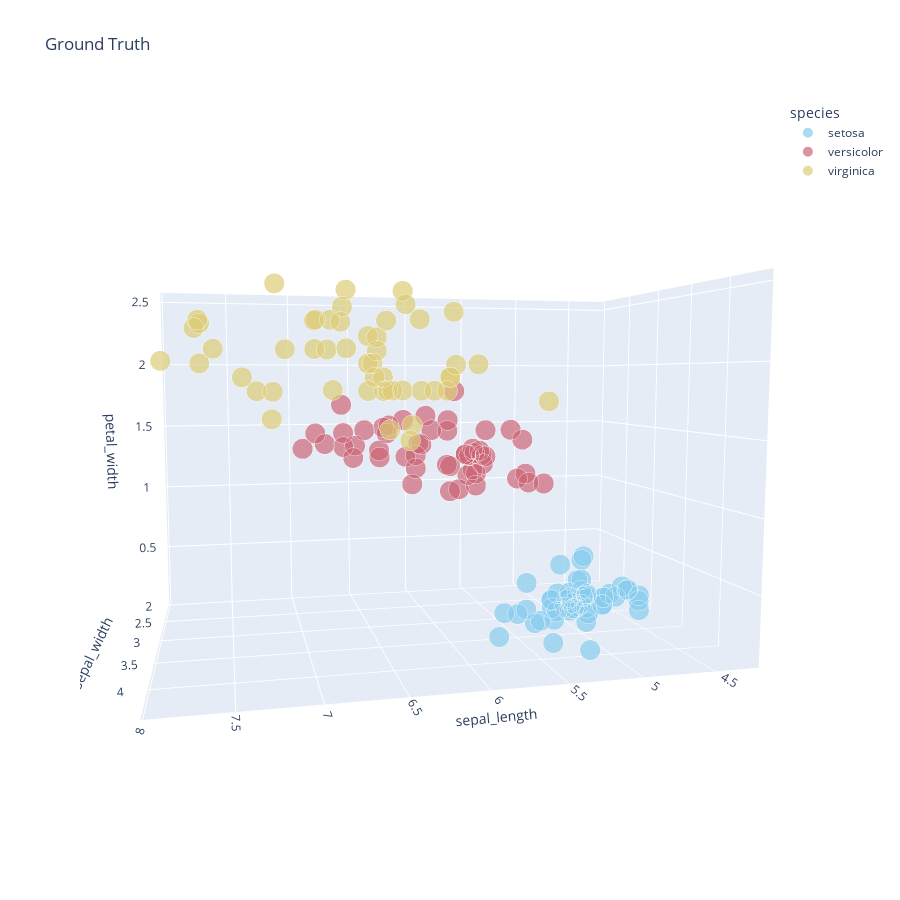

The notebook cell saved with this chart:
### Code cell
import plotly.express as px
fig = px.scatter_3d(iris_dataframe, 
                    x='sepal_length', 
                    y='sepal_width', 
                    z='petal_width',
                    color='species', 
                    title="Ground Truth",
                    width=900, 
                    height=900, 
                    opacity=0.7, 
                    size="size",
                    color_discrete_sequence=px.colors.qualitative.Safe)
fig.show()

### Figure 1 — Plotly figure (JSON) as saved in the notebook; plotly's stock layout.template omitted (floating-point values rounded to 4 significant figures)
{"data": [{"hovertemplate": "species=setosa<br>sepal_length=%{x}<br>sepal_width=%{y}<br>petal_width=%{z}<br>size=%{marker.size}<extra></extra>", "legendgroup": "setosa", "marker": {"color": "rgb(136, 204, 238)", "opacity": 0.7, "size": [2, 2, 2, 2, 2, 2, 2, 2, 2, 2, 2, 2, 2, 2, 2, 2, 2, 2, 2, 2, 2, 2, 2, 2, 2, 2, 2, 2, 2, 2, 2, 2, 2, 2, 2, 2, 2, 2, 2, 2, 2, 2, 2, 2, 2, 2, 2, 2, 2, 2], "sizemode": "area", "sizeref": 0.005, "symbol": "circle"}, "mode": "markers", "name": "setosa", "scene": "scene", "showlegend": true, "type": "scatter3d", "x": [5.1, 4.9, 4.7, 4.6, 5, 5.4, 4.6, 5, 4.4, 4.9, 5.4, 4.8, 4.8, 4.3, 5.8, 5.7, 5.4, 5.1, 5.7, 5.1, 5.4, 5.1, 4.6, 5.1, 4.8, 5, 5, 5.2, 5.2, 4.7, 4.8, 5.4, 5.2, 5.5, 4.9, 5, 5.5, 4.9, 4.4, 5.1, 5, 4.5, 4.4, 5, 5.1, 4.8, 5.1, 4.6, 5.3, 5], "y": [3.5, 3, 3.2, 3.1, 3.6, 3.9, 3.4, 3.4, 2.9, 3.1, 3.7, 3.4, 3, 3, 4, 4.4, 3.9, 3.5, 3.8, 3.8, 3.4, 3.7, 3.6, 3.3, 3.4, 3, 3.4, 3.5, 3.4, 3.2, 3.1, 3.4, 4.1, 4.2, 3.1, 3.2, 3.5, 3.1, 3, 3.4, 3.5, 2.3, 3.2, 3.5, 3.8, 3, 3.8, 3.2, 3.7, 3.3], "z": [0.2, 0.2, 0.2, 0.2, 0.2, 0.4, 0.3, 0.2, 0.2, 0.1, 0.2, 0.2, 0.1, 0.1, 0.2, 0.4, 0.4, 0.3, 0.3, 0.3, 0.2, 0.4, 0.2, 0.5, 0.2, 0.2, 0.4, 0.2, 0.2, 0.2, 0.2, 0.4, 0.1, 0.2, 0.1, 0.2, 0.2, 0.1, 0.2, 0.2, 0.3, 0.3, 0.2, 0.6, 0.4, 0.3, 0.2, 0.2, 0.2, 0.2]}, {"hovertemplate": "species=versicolor<br>sepal_length=%{x}<br>sepal_width=%{y}<br>petal_width=%{z}<br>size=%{marker.size}<extra></extra>", "legendgroup": "versicolor", "marker": {"color": "rgb(204, 102, 119)", "opacity": 0.7, "size": [2, 2, 2, 2, 2, 2, 2, 2, 2, 2, 2, 2, 2, 2, 2, 2, 2, 2, 2, 2, 2, 2, 2, 2, 2, 2, 2, 2, 2, 2, 2, 2, 2, 2, 2, 2, 2, 2, 2, 2, 2, 2, 2, 2, 2, 2, 2, 2, 2, 2], "sizemode": "area", "sizeref": 0.005, "symbol": "circle"}, "mode": "markers", "name": "versicolor", "scene": "scene", "showlegend": true, "type": "scatter3d", "x": [7, 6.4, 6.9, 5.5, 6.5, 5.7, 6.3, 4.9, 6.6, 5.2, 5, 5.9, 6, 6.1, 5.6, 6.7, 5.6, 5.8, 6.2, 5.6, 5.9, 6.1, 6.3, 6.1, 6.4, 6.6, 6.8, 6.7, 6, 5.7, 5.5, 5.5, 5.8, 6, 5.4, 6, 6.7, 6.3, 5.6, 5.5, 5.5, 6.1, 5.8, 5, 5.6, 5.7, 5.7, 6.2, 5.1, 5.7], "y": [3.2, 3.2, 3.1, 2.3, 2.8, 2.8, 3.3, 2.4, 2.9, 2.7, 2, 3, 2.2, 2.9, 2.9, 3.1, 3, 2.7, 2.2, 2.5, 3.2, 2.8, 2.5, 2.8, 2.9, 3, 2.8, 3, 2.9, 2.6, 2.4, 2.4, 2.7, 2.7, 3, 3.4, 3.1, 2.3, 3, 2.5, 2.6, 3, 2.6, 2.3, 2.7, 3, 2.9, 2.9, 2.5, 2.8], "z": [1.4, 1.5, 1.5, 1.3, 1.5, 1.3, 1.6, 1, 1.3, 1.4, 1, 1.5, 1, 1.4, 1.3, 1.4, 1.5, 1, 1.5, 1.1, 1.8, 1.3, 1.5, 1.2, 1.3, 1.4, 1.4, 1.7, 1.5, 1, 1.1, 1, 1.2, 1.6, 1.5, 1.6, 1.5, 1.3, 1.3, 1.3, 1.2, 1.4, 1.2, 1, 1.3, 1.2, 1.3, 1.3, 1.1, 1.3]}, {"hovertemplate": "species=virginica<br>sepal_length=%{x}<br>sepal_width=%{y}<br>petal_width=%{z}<br>size=%{marker.size}<extra></extra>", "legendgroup": "virginica", "marker": {"color": "rgb(221, 204, 119)", "opacity": 0.7, "size": [2, 2, 2, 2, 2, 2, 2, 2, 2, 2, 2, 2, 2, 2, 2, 2, 2, 2, 2, 2, 2, 2, 2, 2, 2, 2, 2, 2, 2, 2, 2, 2, 2, 2, 2, 2, 2, 2, 2, 2, 2, 2, 2, 2, 2, 2, 2, 2, 2, 2], "sizemode": "area", "sizeref": 0.005, "symbol": "circle"}, "mode": "markers", "name": "virginica", "scene": "scene", "showlegend": true, "type": "scatter3d", "x": [6.3, 5.8, 7.1, 6.3, 6.5, 7.6, 4.9, 7.3, 6.7, 7.2, 6.5, 6.4, 6.8, 5.7, 5.8, 6.4, 6.5, 7.7, 7.7, 6, 6.9, 5.6, 7.7, 6.3, 6.7, 7.2, 6.2, 6.1, 6.4, 7.2, 7.4, 7.9, 6.4, 6.3, 6.1, 7.7, 6.3, 6.4, 6, 6.9, 6.7, 6.9, 5.8, 6.8, 6.7, 6.7, 6.3, 6.5, 6.2, 5.9], "y": [3.3, 2.7, 3, 2.9, 3, 3, 2.5, 2.9, 2.5, 3.6, 3.2, 2.7, 3, 2.5, 2.8, 3.2, 3, 3.8, 2.6, 2.2, 3.2, 2.8, 2.8, 2.7, 3.3, 3.2, 2.8, 3, 2.8, 3, 2.8, 3.8, 2.8, 2.8, 2.6, 3, 3.4, 3.1, 3, 3.1, 3.1, 3.1, 2.7, 3.2, 3.3, 3, 2.5, 3, 3.4, 3], "z": [2.5, 1.9, 2.1, 1.8, 2.2, 2.1, 1.7, 1.8, 1.8, 2.5, 2, 1.9, 2.1, 2, 2.4, 2.3, 1.8, 2.2, 2.3, 1.5, 2.3, 2, 2, 1.8, 2.1, 1.8, 1.8, 1.8, 2.1, 1.6, 1.9, 2, 2.2, 1.5, 1.4, 2.3, 2.4, 1.8, 1.8, 2.1, 2.4, 2.3, 1.9, 2.3, 2.5, 2.3, 1.9, 2, 2.3, 1.8]}], "layout": {"height": 900, "legend": {"itemsizing": "constant", "title": {"text": "species"}, "tracegroupgap": 0}, "scene": {"aspectmode": "auto", "aspectratio": {"x": 1.31, "y": 0.8736, "z": 0.8736}, "camera": {"center": {"x": 0, "y": 0, "z": 0}, "eye": {"x": 0.4851, "y": 2.1, "z": 0.2075}, "projection": {"type": "perspective"}, "up": {"x": 0, "y": 0, "z": 1}}, "domain": {"x": [0, 1], "y": [0, 1]}, "xaxis": {"title": {"text": "sepal_length"}, "type": "linear"}, "yaxis": {"title": {"text": "sepal_width"}, "type": "linear"}, "zaxis": {"title": {"text": "petal_width"}, "type": "linear"}}, "title": {"text": "Ground Truth"}, "width": 900}}
